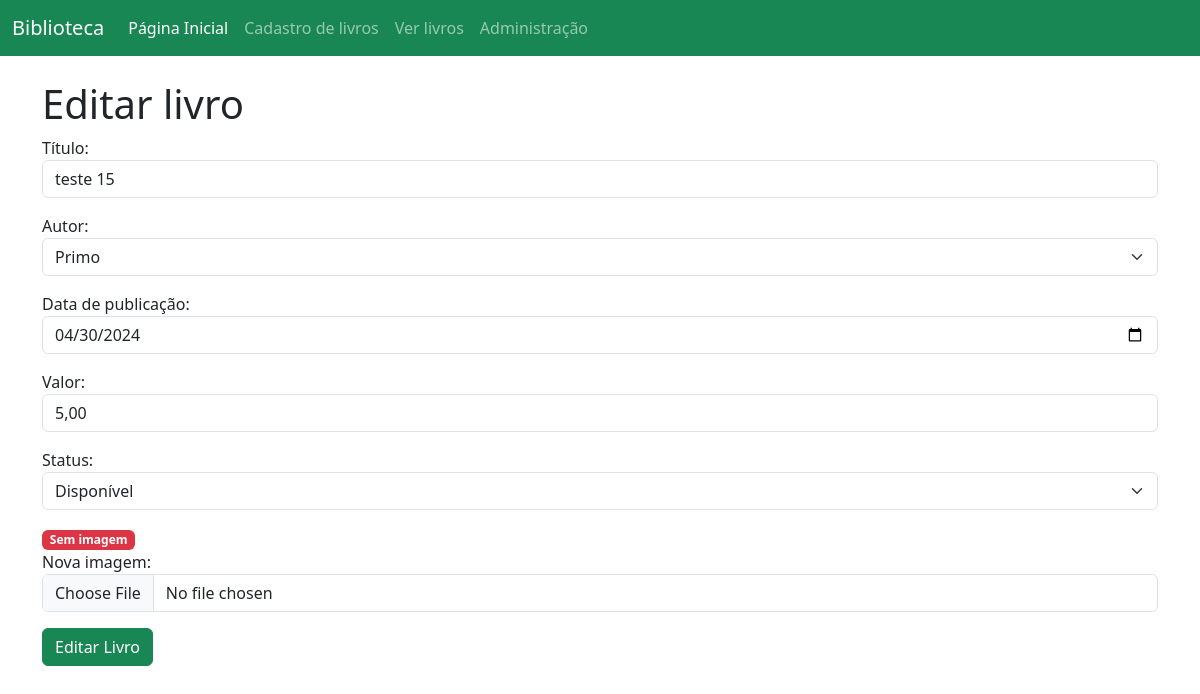
The app's page /biblioteca/editar/14/ with its own data.
### app/models.py (models this page shows, shortened)
class Livro(models.Model):
    titulo = models.CharField(max_length=255) # Atributo titulo da tabela Livro com tamanho máximo de 255 caracteres
    autor = models.ForeignKey(Autor, on_delete=models.CASCADE) # Atributo autor da tabela Livro do tipo ForeignKey que referencia a tabela Autor
    data_publicacao = models.DateField()
    livro_valor = models.DecimalField(decimal_places=2, max_digits=4, default=1.99) # Atributo data_publicacao da tabela Livro do tipo DateField
    status = models.BooleanField(default=True) # Atributo status da tabela Livro do tipo BooleanField com valor padrão True
    imagem = models.ImageField(upload_to='imagens/', null=True, blank=True) # Atributo imagem da tabela Livro do tipo ImageField com upload para a pasta imagens

class Autor(models.Model):
    nome = models.CharField(max_length=255) # Atributo nome da tabela Autor com tamanho máximo de 255 caracteres
    sobrenome = models.CharField(max_length=255) # Atributo sobrenome da tabela Autor com tamanho máximo de 255 caracteres
    email = models.EmailField() # Atributo email da tabela Autor do tipo EmailField

### app/views.py (the view, shortened to what this page needs)
# urls.py: path('editar/<int:id>/', editar, name='editar'), # Rota para a página de edição (Chama a função editar do arquivo views.py)
def editar(request, id):
    livro = Livro.objects.get(id=id) # Obtendo o livro com o ID recebido
    autores = Autor.objects.all() # Obtendo todos os autores do banco de dados
    data_publicacao_formatada = livro.data_publicacao.strftime('%Y-%m-%d') # Formatando a data de publicação do livro
    valor_formatado = str(livro.livro_valor)
    context = {
        'livro': livro,
        'autores': autores,
        'data_publicacao_formatada': data_publicacao_formatada,
        'valor_formatado': valor_formatado,
    }
    if request.method == 'GET': # Verificando se a requisição é do tipo GET
        return render(request, 'editar_livro.html', context) # Retornando o template editar_livro.html renderizado com o contexto (livro e autores)

### app/templates/editar_livro.html (shortened to what this page needs)
{% extends 'base.html' %}
{% block conteudo-da-pagina %}
<h1>Editar livro</h1>
<form action="{% url 'editar' livro.id %}" method="post" enctype="multipart/form-data">
    <div class="mb-3">
        <label for="titulo">Título:</label>
        <input type="text" class="form-control" id="titulo" name="titulo" value="{{ livro.titulo }}">
    </div>
    <div class="mb-3">
        <label for="autor">Autor:</label>
        <select name="autor" id="autor" class="form-select">
            {% for autor in autores %}
            <option value="{{ autor.id }}" {% if autor.id == livro.autor.id %}selected{% endif %}>{{ autor.nome }}
            </option>
            {% endfor %}
        </select>
    </div>
    <div class="mb-3">
        <label for="data_publicacao">Data de publicação:</label>
        <input type="date" class="form-control" id="data_publicacao" name="data_publicacao"
            value="{{ data_publicacao_formatada }}">
    </div>
    <div class="mb-3">
        <label for="valor">Valor:</label>
        <input type="text" class="form-control" id="valor" name="valor" step="0.01" value="{{ livro.livro_valor }}">
    </div>
    <div class="mb-3">
        <label for="status">Status:</label>
        <select name="status" id="status" class="form-select">
            <option value="1" {% if livro.status %}selected{% endif %}>Disponível</option>
        </select>
    </div>
    {% if livro.imagem %}
    <div class="mb-3">
        <label for="imagem">Imagem:</label>
        <img src="{{ livro.imagem.url }}" alt="{{ livro.titulo }}" style="max-width: 100px;">
    </div>
    {% else %}
    <span class="badge text-bg-danger">Sem imagem</span>
    {% endif %}
    <div class="mb-3">
        <label for="nova_imagem">Nova imagem:</label>
        <input type="file" class="form-control" id="nova_imagem" name="nova_imagem">
    </div>
    <button type="submit" class="btn btn-success">Editar Livro</button>
</form>
{% endblock %}

### records on screen
Livro: titulo "teste 15", autor "Primo", valor "5,00", status "Disponível"
